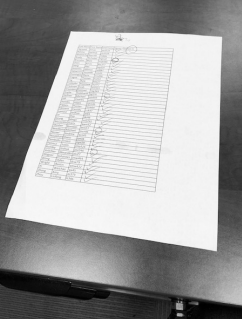
%> input picture doc_scanner/test.png, 242 x 319 px
$ octave fifth.m   (GNU Octave 9; MATLAB toolbox functions it lacks are replaced by stand-ins)
%> lines starting %> are read from the running program, lines starting %| are printed output that depends on the picture; in (x1, y1, x2, y2) boxes, pixels count from 0 and x2, y2 are one past the last pixel; in counts of white or black regions, pixels touching at a corner belong together; the program's own positions count from 1
clear all;

image = imread('test.png');
%> image is the input picture: size 319x242x3 uint8; min 0, max 250, mean 161

if size(image, 3) == 3
    image = rgb2gray(image);
%> image: size 319x242 uint8
end

kernel_size = 8;
sigma = 1.5;

low_threshold = 0.2 ;
high_threshold = 0.4;

% find edges of the image
edges = getEdgesImage(image, kernel_size, sigma, low_threshold, high_threshold);

figure;
imshow(edges)
title('edges of the image');

% calcuate Hough Transform for Line Detection
theta_steps = 180;
hough_hist = calculateHoughTransform(edges, theta_steps);
% [52 lines not run here, left out]
% [99 lines left out: functions rectifyImage, computeHomography, extractSlopeIntercept, indentifyReleventLine, findLocalMaxima, not called in this run]


function [labels, numLabels] = bwlabel(binary_image)
    [height, width] = size(binary_image);
    labels = zeros(height, width);
    current_label = 1;

    for i = 1:height
        for j = 1:width
            if binary_image(i, j) == 1 && labels(i, j) == 0
                stack = [i, j];
                while ~isempty(stack)
                    current_pixel = stack(1, :);
                    stack(1, :) = [];
                    row = current_pixel(1);
                    col = current_pixel(2);

                    if row >= 1 && row <= height && col >= 1 && col <= width && binary_image(row, col) == 1 && labels(row, col) == 0
                        labels(row, col) = current_label;
                        stack = [stack; row-1, col; row+1, col; row, col-1; row, col+1];
                    end
                end
                current_label = current_label + 1;
            end
        end
    end

    numLabels = current_label - 1;
end

function areaStats = calculateRegionArea(labels)
    [height, width] = size(labels);

    uniqueLabels = unique(labels(:));
    numLabels = numel(uniqueLabels) - 1;
    areaStats = struct('Area', zeros(numLabels, 1), 'Label', zeros(numLabels, 1));

    for i = 1:numLabels
        currentLabel = uniqueLabels(i+1);
        area = sum(labels(:) == currentLabel);
        areaStats(i).Area = area;
        areaStats(i).Label = currentLabel;
    end
end

function edges = getEdgesImage(image, kernel_size, sigma, low_threshold, high_threshold)
%> called with kernel_size = 8, sigma = 1.5, low_threshold = 0.2, high_threshold = 0.4
    if size(image, 3) == 3
        image = rgb2gray(image);
    end

    radius = floor(kernel_size / 2);
    [X, Y] = meshgrid(-radius:radius, -radius:radius);
    gaussian_kernel = exp(-(X.^2 + Y.^2) / (2 * sigma^2));
    gaussian_kernel = gaussian_kernel / sum(gaussian_kernel(:));
    smoothed_image = conv2(double(image), double(gaussian_kernel), 'same');

    kernel_x = [-1 0 1; -2 0 2; -1 0 1];
    kernel_y = [1 2 1; 0 0 0; -1 -2 -1];
    Gx = conv2(smoothed_image, kernel_x, 'same');
    Gy = conv2(smoothed_image, kernel_y, 'same');
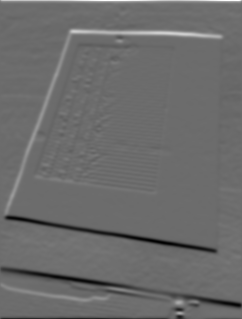
%> Gy: size 319x242 double; min -323, max 437.2, mean -0.4; drawn with min black and max white

    g_mag = sqrt(Gx.^2 + Gy.^2);
    g_orien = zeros(size(Gx));

    g_orien(Gx == 0 & Gy > 0) = pi / 2;
%> g_orien: size 319x242 double; every value is 0
    g_orien(Gx == 0 & Gy < 0) = -pi / 2;
    g_orien(Gy == 0 & Gx > 0) = 0;
    g_orien(Gy == 0 & Gx < 0) = pi;
    g_orien(Gx > 0 & Gy > 0) = atan(Gy(Gx > 0 & Gy > 0) ./ Gx(Gx > 0 & Gy > 0));
    g_orien(Gx < 0 & Gy > 0) = pi + atan(Gy(Gx < 0 & Gy > 0) ./ Gx(Gx < 0 & Gy > 0));
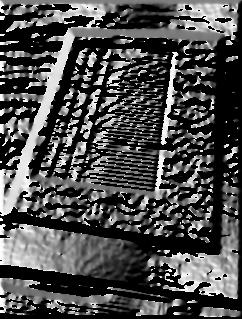
%> g_orien: size 319x242 double; min 0, max 3.14, mean 0.95; drawn with min black and max white
    g_orien(Gx < 0 & Gy < 0) = -pi + atan(Gy(Gx < 0 & Gy < 0) ./ Gx(Gx < 0 & Gy < 0));
    g_orien(Gx > 0 & Gy < 0) = atan(Gy(Gx > 0 & Gy < 0) ./ Gx(Gx > 0 & Gy < 0));
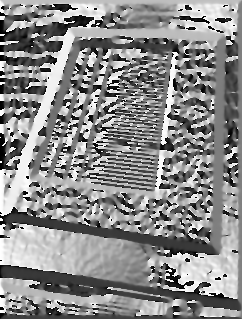
%> g_orien: size 319x242 double; min -3.14, max 3.14, mean 0.276; drawn with min black and max white

    suppressed = zeros(size(g_mag));
    for i = 2:size(g_mag, 1)-1
        for j = 2:size(g_mag, 2)-1
            theta = g_orien(i,j);
            if (theta < -7*pi/8) || (theta >= 7*pi/8) || (-pi/8 <= theta && theta < pi/8)
                r1 = i;
                c1 = j+1;
                r2 = i;
                c2 = j-1;
            elseif (theta >= -5*pi/8 && theta < -3*pi/8) || (theta >= 3*pi/8 && theta < 5*pi/8)
                r1 = i-1;
                c1 = j+1;
                r2 = i+1;
                c2 = j-1;
            elseif (theta >= -3*pi/8 && theta < -pi/8) || (theta >= 5*pi/8 && theta < 7*pi/8)
                r1 = i-1;
                c1 = j;
                r2 = i+1;
                c2 = j;
            elseif (theta >= -7*pi/8 && theta < -5*pi/8) || (theta >= 1*pi/8 && theta < 3*pi/8)
                r1 = i-1;
                c1 = j-1;
                r2 = i+1;
                c2 = j+1;
            end

            if (g_mag(i,j) > g_mag(r1,c1) && g_mag(i,j) > g_mag(r2,c2))
                suppressed(i,j) = g_mag(i,j);
            end
        end
    end
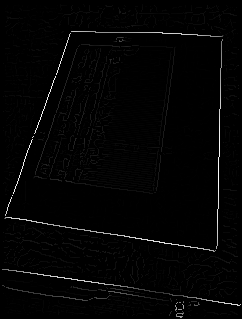
%> suppressed: size 319x242 double; min 0, max 362.6, mean 5.9; drawn with min black and max white
%> after the loop, c1 = 241; c2 = 241; r1 = 317; r2 = 319

    low_threshold = low_threshold * max(suppressed(:));
%> low_threshold = 72.52
    high_threshold = high_threshold * max(suppressed(:));
%> high_threshold = 145
    edges = zeros(size(suppressed));

    for i = 2:size(suppressed, 1)-1
        for j = 2:size(suppressed, 2)-1
            if g_mag(i,j) > high_threshold
                edges(i,j) = 1;
            elseif g_mag(i,j) > low_threshold && ...
                    (g_mag(i-1,j-1) > high_threshold || ...
                    g_mag(i-1,j) > high_threshold || ...
                    g_mag(i-1,j+1) > high_threshold || ...
                    g_mag(i,j-1) > high_threshold || ...
                    g_mag(i,j+1) > high_threshold || ...
                    g_mag(i+1,j-1) > high_threshold || ...
                    g_mag(i+1,j) > high_threshold || ...
                    g_mag(i+1,j+1) > high_threshold)
                edges(i,j) = 1;
            end
        end
    end
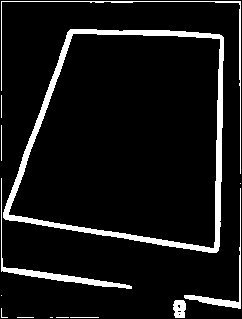
%> edges: size 319x242 double; values 0 (black) and 1 (white), 8.5% white; 14 white regions (6 under 20 px), largest, box (x1, y1, x2, y2) and area: (3, 29, 224, 253) 4231, (1, 178, 132, 289) 837, (1, 1, 241, 174) 635
end


function hough_hist = calculateHoughTransform(edges, theta_steps)

    [labels, numLabels] = bwlabel(edges);
%> after the loop in bwlabel, `for i = 1:height`:
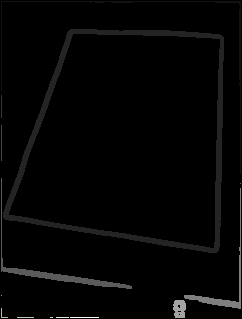
%> labels: size 319x242 double; min 0, max 14, mean 0.256; drawn with min black and max white
%> after the loop in bwlabel, `for i = 1:height`: col = 100; current_label = 15; current_pixel = [318 100]; row = 318
%> in bwlabel, `numLabels = current_label - 1;`: numLabels = 14
%> numLabels = 14
    edgeStats = calculateRegionArea(labels);
%> in calculateRegionArea, `uniqueLabels = unique(labels(:));`: uniqueLabels = [0; 1; 2; 3; 4; 5; 6; 7; 8; 9; 10; 11; 12; 13; 14]
%> the loop in calculateRegionArea, `for i = 1:numLabels` made 14 passes
%> area on passes 1, 2, 3, 4, 5, 7, 9, 14: 635, 4231, 23, 36, 837, 503, 194, 29
%> after the loop in calculateRegionArea, `for i = 1:numLabels`: areaStats = 14 regions; largest, Area and Label: 4231 2, 837 5, 635 1, 503 7, 194 9
%> edgeStats has the same summary as areaStats in calculateRegionArea
    [~, idx] = max([edgeStats.Area]);
%> idx = 2
    edges = (labels == idx);
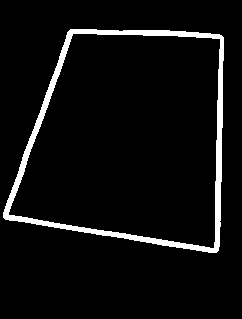
%> edges: size 319x242 logical; 5.5% white; 1 white region, box (x1, y1, x2, y2) and area: (3, 29, 224, 253) 4231
    rho_steps = round(sqrt(size(edges, 1)^2 + size(edges, 2)^2));
%> rho_steps = 400
%> the run ends on the next line
    hough_hist = zeros(theta_steps, 2*rho_steps + 1);

    for y = 1:size(edges, 1)
        for x = 1:size(edges, 2)
            if edges(y, x) == 1
                for theta_deg = 1:theta_steps
                    theta_rad = (theta_deg - 1) * pi / theta_steps;
                    rho = round(x * cos(theta_rad) + y * sin(theta_rad));
                    hough_hist(theta_deg, rho + rho_steps + 1) = hough_hist(theta_deg, rho + rho_steps + 1) + 1;
                end
            end
        end
    end
end
